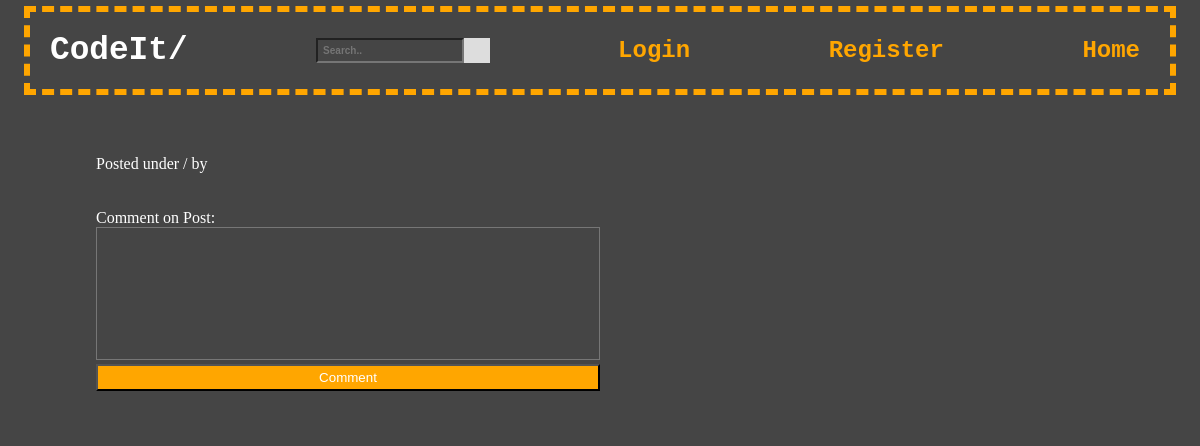
/post?post_id=5, run on an earlier commit of the app's database.
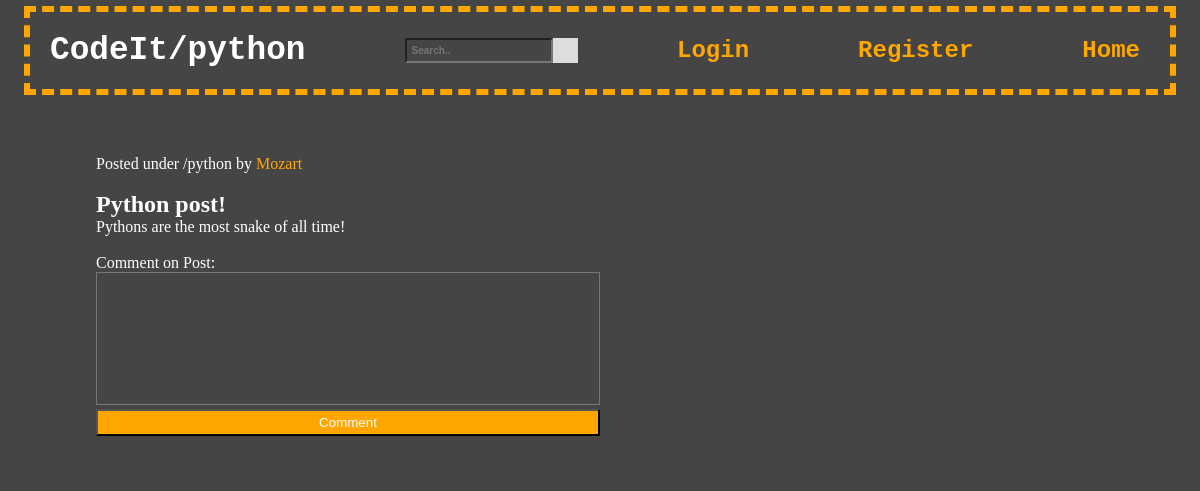
And on a later commit of the database.
### tables this page shows
CREATE TABLE ForumPost(
        PostId INTEGER PRIMARY KEY NOT NULL,
        PostedBy TEXT NOT NULL,
        PostTitle TEXT NOT NULL,
        PostContent TEXT NOT NULL,
        PostSubForum TEXT NOT NULL,
        Upvotes INTEGER NOT NULL,
        Downvotes INTEGER NOT NULL
    );

### run.py (the view)
@app.route("/post")
def post():
    id = request.args.get('post_id')
    con = sql.connect("ForumPosts.db")
    con.row_factory = sql.Row
    cur = con.cursor()
    sql_select_query = """select * from ForumPost WHERE\
        PostId = ?"""
    cur.execute(sql_select_query, (id,))
    post = cur.fetchone()
    con.close()
    postDict = None
    if post:
        postDict = {
            "postId": post[0],
            "postedBy": post[1],
            "title": post[2],
            "content": post[3],
            "subforum": post[4]
        }
    con = sql.connect("PostComments.db")
    con.row_factory = sql.Row
    cur = con.cursor()
    sql_select_query = """select * from PostComment where\
        PostId = ?"""
    cur.execute(sql_select_query, (id,))
    comments = cur.fetchall()
    print(comments)
    con.close()
    return render_template('post.html',
            postDict = postDict, comments=comments )

### templates/post.html (shortened to what this page needs)
<!DOCTYPE html>
<html lang="en">
<head>
    <link href="../static/post.css" rel="stylesheet">
</head>
<body>
    <nav class="nav-bar">
        <div class="forum-logo">
          <h3>CodeIt/{{postDict['subforum']}}</h3>
        </div>
        <div class="search-container">
          <form action="/index">
            <input type="text" placeholder="Search.." name="search">
            <button type="submit"></button>
          </form>
        </div>
        {% if not session['logged_in'] %}
          <a href="/login-clicked">Login</a>
          <a href="/register">Register</a>
        {% endif %}
        <a href="/index">Home</a>
    </nav>
    <div class="post-container">
      <header>
        <p>Posted under /{{postDict["subforum"]}} by <a href="{{url_for('profile', posted_by=postDict['postedBy'])}}">{{postDict["postedBy"]}}</a> </p> <br />
        <h2>{{postDict["title"]}}</h2>
      </header>
      <article>
        <p>{{postDict["content"]}}</p> <br />
      </article>
      <footer>
        <p>Comment on Post:
          </p>
        <div class="comment-input-container">
          <form action="{{ url_for('comment_submit', post_id=postDict['postId']) }}" method="post">
            <textarea class="comment-input" name="comment-content"></textarea>
            <input class="button" type="submit" value="Comment" />
          </form>
        </div>
        <br/>
        <br/>
        <br/>
      </footer>
    </div>
</body>
</html>

What changed in the data, as far as the page shows it:
added ForumPost: subforum "python", postedBy "Mozart", title "Python post!", content "Pythons are the most snake of all time!"
